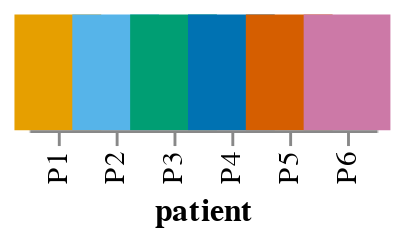

The code cell stored with this chart in its notebook:
### Code cell
sh.colors.plot_palette("patient")

### Figure 1 — Vega-Lite specification as saved in the notebook (floating-point values rounded to 4 significant figures)
{"config": {"view": {"continuousWidth": 400, "continuousHeight": 300}}, "data": {"name": "data-3b9d03ae63b262b144b6a8fac138ba46"}, "mark": {"type": "rect", "height": 40, "width": 30}, "encoding": {"color": {"field": "patient", "legend": null, "scale": {"domain": ["P1", "P2", "P3", "P4", "P5", "P6"], "range": ["#E69F00", "#56B4E9", "#009E73", "#0072B2", "#D55E00", "#CC79A7"]}, "type": "nominal"}, "x": {"field": "patient", "type": "nominal"}}, "$schema": "https://vega.github.io/schema/vega-lite/v4.17.0.json", "datasets": {"data-3b9d03ae63b262b144b6a8fac138ba46": [{"patient": "P1", "color": "#E69F00"}, {"patient": "P2", "color": "#56B4E9"}, {"patient": "P3", "color": "#009E73"}, {"patient": "P4", "color": "#0072B2"}, {"patient": "P5", "color": "#D55E00"}, {"patient": "P6", "color": "#CC79A7"}]}}
